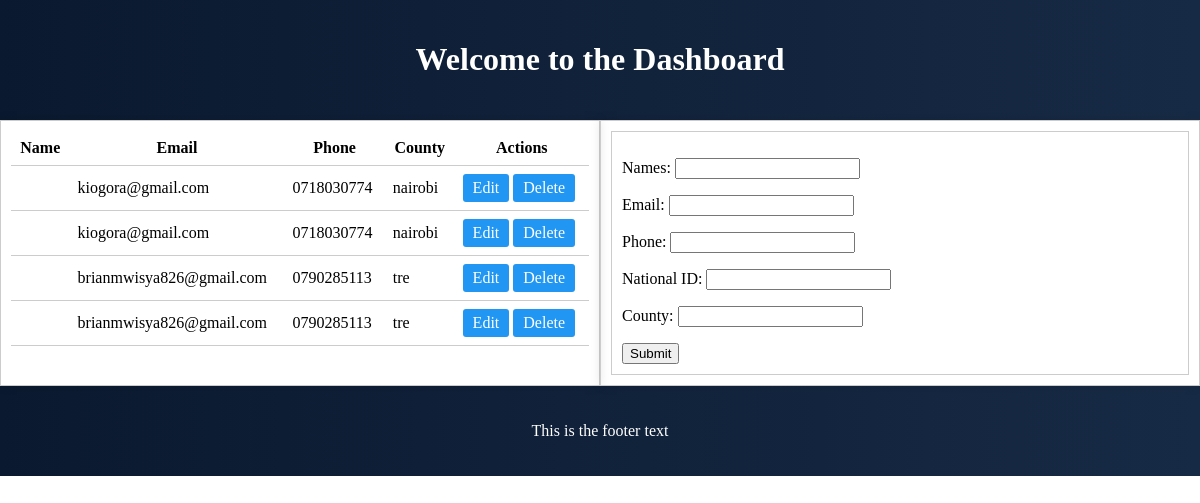
The page /viewvoters/ on the database its author committed.
### final_crud_application/models.py (models this page shows)
class Registration(models.Model):
    id = models.AutoField(primary_key=True)
    Names = models.CharField(max_length=20)
    Email = models.EmailField()
    Phone = models.CharField(max_length=10)
    National_ID = models.CharField(max_length=8)
    County = models.CharField(max_length=8)
    objects = models.Manager()

### final_crud_application/views.py (the view)
# urls.py: path('viewvoters/', views.viewvoters, name='viewvoters'),
def viewvoters(request):
    objects = Registration.objects.all()
    form = RegistrationForm()
    return render(request, 'registration.html', {'objects': objects, 'form': form})

### final_crud_application/forms.py
class RegistrationForm(forms.ModelForm):
    class Meta:
        model = Registration
        fields = ['Names', 'Email', 'Phone', 'National_ID', 'County']

### final_crud_application/templates/registration.html (shortened to what this page needs)
<!DOCTYPE html>
<html lang="en">
<head>
</head>
<body>
<header>
  <h1>Welcome to the Dashboard</h1>
</header>
<div class="container">
    <div class="table-container">
        <table>
          <thead>
           <tr>
            <th>Name</th>
            <th>Email</th>
            <th>Phone</th>
            <th>County</th>
            <th>Actions</th>
          </tr>
          </thead>
          <tbody>
            {% for object in objects %}
            <tr>
              <td>{{ object.Name }}</td>
              <td>{{ object.Email }}</td>
              <td>{{ object.Phone }}</td>
              <td>{{ object.County }}</td>
              <td>
                  <a href="{% url 'editvoter' object.id %}" class="button-link">Edit</a>
                  <a href="{% url 'deletevoter' object.id %}" class="button-link">Delete</a>
              </td>
            </tr>
            {% endfor %}
          </tbody>
        </table>
    </div>
    <div class="form-container">
        <form method="post" style="border: 1px solid #ccc; padding: 10px;" action="/addvoter/">
            {{ form.as_p }}
            <button type="submit">Submit</button>
        </form>
    </div>
</div>
<footer>
  <div class="footer-container">
    <p>This is the footer text</p>
  </div>
</footer>
</body>
</html>

### final_crud_application/templates/registration.html (style rules this page uses)
body { margin: 0; padding: 0; }
header { text-align: center; background: linear-gradient(to right, #0A192F, #172A45); color: white; padding: 20px 0; }
footer { text-align: center; background: linear-gradient(to right, #0A192F, #172A45); color: white; padding: 20px 0; }
.container { display: flex; }
.form-container, .table-container { flex: 1; border: 1px solid #ccc; padding: 10px; box-shadow: 0 0 10px rgba(0, 0, 0, 0.1); }
table { width: 100%; border-collapse: collapse; }
th, td { border-bottom: 1px solid #ccc; padding: 8px; }
th { font-weight: bold; }
.button-link { display: inline-block; padding: 5px 10px; background-color: #2196F3; color: white; text-decoration: none; border-radius: 3px; transition: background-color 0.3s; }

### rows shown on the page
Registration: Email "kiogora@gmail.com", Phone "0718030774", County "nairobi"
Registration: Email "kiogora@gmail.com", Phone "0718030774", County "nairobi"
Registration: Email "brianmwisya826@gmail.com", Phone "0790285113", County "tre"
Registration: Email "brianmwisya826@gmail.com", Phone "0790285113", County "tre"
